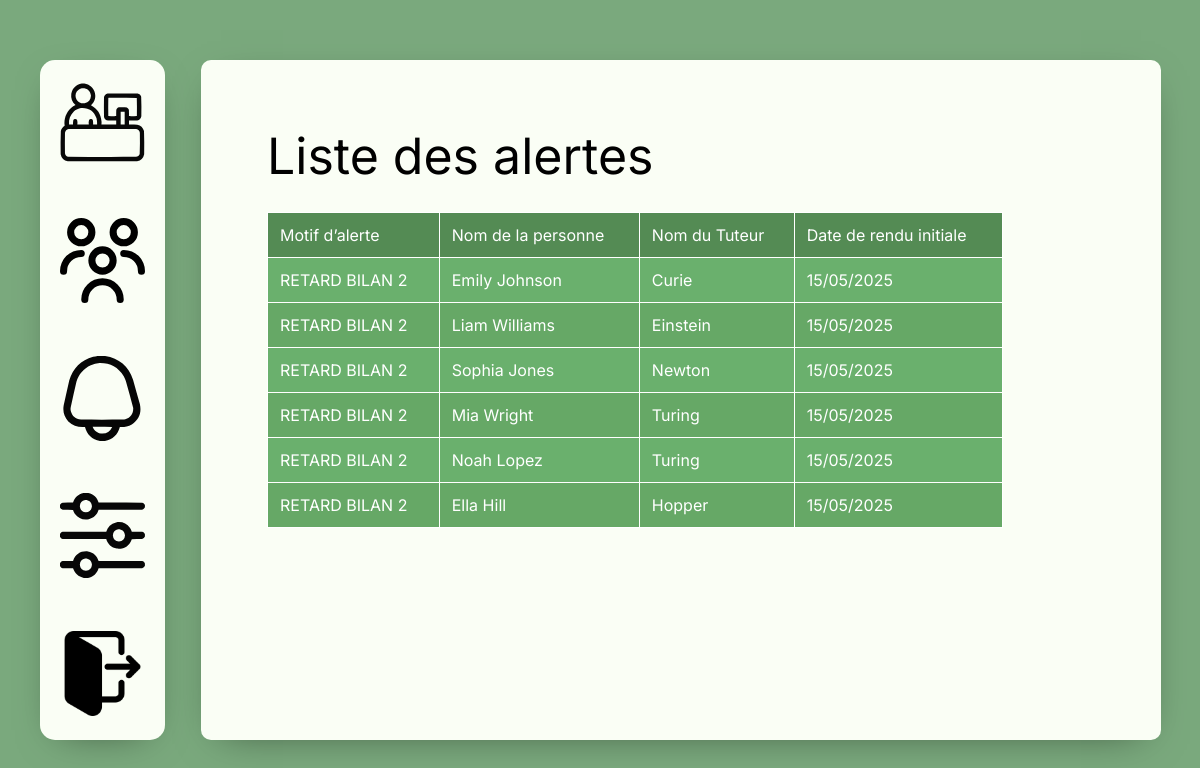
Page /MVC/Controller/AdministrateurController.php?action=alerte (signed in) on the committed database.
### tables this page shows
CREATE TABLE Etudiant (
    etu_id INT AUTO_INCREMENT,
    etu_nom VARCHAR(50) NOT NULL,
    etu_pre VARCHAR(50) NOT NULL,
    etu_mdp VARCHAR(50) NOT NULL,
    etu_tel VARCHAR(10) NOT NULL,
    etu_email VARCHAR(100) NOT NULL,
    etu_adr VARCHAR(100) NOT NULL,
    etu_cp VARCHAR(100) NOT NULL,
    etu_ville VARCHAR(100) NOT NULL,
    spe_id INT,
    classe_id INT,
    tut_id INT,
    ent_id INT,
    maitre_appr_id INT,
    FOREIGN KEY (maitre_appr_id) REFERENCES MaitreApprentissage(maitre_appr_id),
    FOREIGN KEY (spe_id) REFERENCES Specialite(spe_id),
    FOREIGN KEY (classe_id) REFERENCES Classe(classe_id),
    FOREIGN KEY (tut_id) REFERENCES Tuteur(tut_id),
    FOREIGN KEY (ent_id) REFERENCES Entreprise(ent_id),
    CONSTRAINT etudiant_pk PRIMARY KEY(etu_id)
);

CREATE TABLE Tuteur (
    tut_id INT AUTO_INCREMENT,
    tut_pre VARCHAR(50) NOT NULL,
    tut_nom VARCHAR(50) NOT NULL,
    tut_mdp VARCHAR(50) NOT NULL,
    tut_tel VARCHAR(10) NOT NULL,
    tut_email VARCHAR(100) NOT NULL,
    tut_nb_etu_actu INT NOT NULL,
    CONSTRAINT tuteur_pk PRIMARY KEY(tut_id)
);

### MVC/DAO/DAO.php (called while the page is built, shortened)
<?php
abstract class DAO {
public function __construct(PDO $connect) {
$this->bdd = $connect;
}
}
?>

### MVC/DAO/AlerteDAO.php (called while the page is built, shortened)
<?php
require_once 'EtduiantDAO.php';
require_once 'DAO.php';
class AlerteDAO extends DAO
{
    public function find(int $id): object
    {
        $result = null;
        $query = "SELECT * FROM Alerte WHERE alerte_id = :alerte_id";
        $stmt = $this->bdd->prepare($query);
        $r = $stmt->execute([
            "alerte_id" => $id
        ]);
        if ($r !== false) {
            $row = ($tmp = $stmt->fetch(PDO::FETCH_ASSOC)) ? $tmp : null;
            if (!is_null($row)) {
                $result = new Alerte($row['alerte_id'],new DateTime($row['alerte_date_visite_entreprise'])  , new DateTime($row['alerte_date_sujet_memoire']) , new DateTime($row['alerte_date_note_bilan2']) );
            }
        }
        return $result;
    }
    public function getAllAl2ByTut(Tuteur $tut): ?array {
        $result = [];
        $al1 = $this->find(1);
        $dateOjd = new DateTime();
        if ($al1->getDateSujMemoire() < $dateOjd) {
            $etuDAO = new EtduiantDAO($this->bdd);
            $mesEtu = $etuDAO->getAllEtuByTut($tut);
            foreach ($mesEtu as $et) {
                $bilan = $et->getMesBilan2();
                foreach ($bilan as $bil) {
                    if (is_null($bil->getRemBil())) {
                        $result[] = $et;
                    }
                }
            }
        }
        return $result;
    }
    public function getAllall1(): ?array {
        $result = [];
        $tutDAO = new TuteurDAO($this->bdd);
        $tuts = $tutDAO->getAll();
        return $result;
    }
    public function getAllall2(): ?array {
        $result = [];
        $tutDAO = new TuteurDAO($this->bdd);
        $tuts = $tutDAO->getAll();
        if ($tuts) {
            foreach ($tuts as $tut) {
                $mesEtu = $this->getAllAl2ByTut($tut);
                foreach ($mesEtu as $et) {
                    $result[] = $et;
                }
            }
        }
        return $result;
    }
}

### MVC/DAO/TuteurDAO.php (called while the page is built, shortened)
<?php
require_once 'DAO.php';
class TuteurDAO extends DAO {
    public function find(int $id): object
    {
        $result = null;
        $query = "SELECT * FROM Tuteur WHERE tut_id = :tut_id";
        $stmt = $this->bdd->prepare($query);
        $r = $stmt->execute([
            "tut_id" => $id
        ]);
        if ($r !== false) {
            $row = ($tmp = $stmt->fetch(PDO::FETCH_ASSOC)) ? $tmp : null;
            if (!is_null($row)) {
                $result = new Tuteur($row['tut_tel'],$row['tut_nb_etu_actu'], $row['tut_id'], $row['tut_nom'],$row['tut_pre'],$row['tut_email'],$row['tut_mdp']);
            }
        }
        return $result;
    }
    public function getAll(): array
    {
        $query = "SELECT * FROM Tuteur";
        $stmt = $this->bdd->query($query);
        if ($stmt) {
            $stmt->setFetchMode(PDO::FETCH_ASSOC);
            foreach ($stmt as $row) {
                $result[]  = new Tuteur($row['tut_tel'],$row['tut_nb_etu_actu'], $row['tut_id'], $row['tut_nom'],$row['tut_pre'],$row['tut_email'],$row['tut_mdp']);
            }
        } else {
            $result = [null] ;
        }
        return $result;
    }
}

### MVC/BO/Alerte.php (called while the page is built, shortened)
<?php
class Alerte
{
    private ?DateTime $dateSujMemoire;
    private ?DateTime $datLimBil2;
    public function __construct(int $idAl, ?DateTime $dateVisiteEnt, ?DateTime $dateSujMemoire, ?DateTime $datLimBil2)
    {
        $this->dateSujMemoire = $dateSujMemoire;
        $this->datLimBil2 = $datLimBil2;
    }
    public function getDateSujMemoire(): DateTime
    {
        return $this->dateSujMemoire;
    }
    public function getDatLimBil2(): DateTime
    {
        return $this->datLimBil2;
    }
}

### MVC/DAO/EtduiantDAO.php (called while the page is built, shortened)
<?php
require_once 'DAO.php';
class EtduiantDAO extends DAO
{
    public function getAllEtuByTut(Tuteur $tut) : ?array {
        $result = [];
        $bil1DAO = new Bilan1DAO($this->bdd);
        $bil2DAO = new Bilan2DAO($this->bdd);
        $query = "SELECT * FROM Etudiant WHERE tut_id = :tut_id";
        $stmt = $this->bdd->prepare($query);
        $r = $stmt->execute([
            "tut_id" => $tut->getIdUti()
        ]);
        if ($r) {
            $stmt->setFetchMode(PDO::FETCH_ASSOC);
            foreach ($stmt as $row) {
                $tuteur = null;
                if (isset($row['tut_id'])) {
                    $tuteurModel = new TuteurDAO($this->bdd);
                    $tuteur = $tuteurModel->find($row['tut_id']);
                }else{
                    $tuteur = null;
                }
                $entreprise = null;
                if (isset($row['ent_id'])) {
                    $entrepriseModel = new EntrepriseDAO($this->bdd);
                    $entreprise = $entrepriseModel->find($row['ent_id']);
                }
                else{
                    $entreprise = null;
                }
                $specialite = null;
                if (isset($row['spe_id'])) {
                    $specialiteModel = new SpecialiteDAO($this->bdd);
                    $specialite = $specialiteModel->find($row['spe_id']);
                }
                else{
                    $specialite = null;
                }
                $classe = null;
                if (isset($row['classe_id'])) {
                    $classeModel = new ClasseDAO($this->bdd);
                    $classe = $classeModel->find($row['classe_id']);
                }
                else{
                    $classe = null;
                }
                $maitreappre = null;
                if (isset($row['maitre_appr_id'])) {
                    $maitreappreModel = new MaitreApprentissageDAO($this->bdd);
                    $maitreappre = $maitreappreModel->find($row['maitre_appr_id']);
                }
                else{
                    $maitreappre = null;
                }
                $res = new Etudiant($tuteur,$specialite,$classe,$maitreappre,$entreprise,$row['etu_id'],$row['etu_nom'],$row['etu_pre'],$row['etu_email'],$row['etu_mdp'],$row['etu_tel'],$row['etu_adr'],$row['etu_cp'],$row['etu_ville']);
                $bil1 = $bil1DAO->getallBilan1ByEleve($res);
                $res->setMesBilan1($bil1);
                $bil2 = $bil2DAO->getallBilan2ByEleve($res);
                $res->setMesBilan2($bil2);
                $result[] = $res;
            }
        } else {
            $result = [null] ;
        }
        return $result;
    }
}

### MVC/BO/Utilisateur.php (called while the page is built, shortened)
<?php
abstract class Utilisateur
{
    protected int $idUti;
    public function __construct(int $idUti, string $nomUti, string $prenomUti, string $emailUti, string $mdpUti)
    {
        $this->idUti = $idUti;
    }
    public function getIdUti(): int
    {
        return $this->idUti;
    }
}

### MVC/DAO/EntrepriseDAO.php (called while the page is built, shortened)
<?php
require_once 'DAO.php';
class EntrepriseDAO extends DAO
{
    public function find(int $id): object
    {
        $result = null;
        $query = "SELECT * FROM Entreprise WHERE ent_id = :ent_id";
        $stmt = $this->bdd->prepare($query);
        $r = $stmt->execute([
            "ent_id" => $id
        ]);
        if ($r !== false) {
            $row = ($tmp = $stmt->fetch(PDO::FETCH_ASSOC)) ? $tmp : null;
            if (!is_null($row)) {
                $result = new Entreprise($row['ent_id'],$row['ent_nom'], $row['ent_adr'], $row['ent_cp'], $row['ent_ville']);
            }
        }
        return $result;
    }
}

### MVC/DAO/SpecialiteDAO.php (called while the page is built, shortened)
<?php
require_once 'DAO.php';
class SpecialiteDAO extends DAO
{
    public function find(int $id): object
    {
        $result = null;
        $query = "SELECT * FROM Specialite WHERE spe_id = :spe_id";
        $stmt = $this->bdd->prepare($query);
        $r = $stmt->execute([
            "spe_id" => $id
        ]);
        if ($r !== false) {
            $row = ($tmp = $stmt->fetch(PDO::FETCH_ASSOC)) ? $tmp : null;
            if (!is_null($row)) {
                $result = new Specialite($row['spe_id'],$row['spe_nom']);
            }
        }
        return $result;
    }
}

### MVC/DAO/ClasseDAO.php (called while the page is built, shortened)
<?php
require_once 'DAO.php';
class ClasseDAO extends DAO
{
    public function find(int $id): object
    {
        $result = null;
        $query = "SELECT * FROM Classe WHERE classe_id = :classe_id";
        $stmt = $this->bdd->prepare($query);
        $r = $stmt->execute([
            "classe_id" => $id
        ]);
        if ($r !== false) {
            $row = ($tmp = $stmt->fetch(PDO::FETCH_ASSOC)) ? $tmp : null;
            if (!is_null($row)) {
                $result = new Classe($row['classe_id'], $row['classe_nom']);
            }
        }
        return $result;
    }
}

### MVC/DAO/MaitreApprentissageDAO.php (called while the page is built, shortened)
<?php
require_once "../DAO/EntrepriseDAO.php";
require_once 'DAO.php';
class MaitreApprentissageDAO extends DAO
{
    public function find(int $id): object
    {
        $result = null;
        $query = "SELECT * FROM MaitreApprentissage WHERE maitre_appr_id = :maitre_appr_id";
        $stmt = $this->bdd->prepare($query);
        $r = $stmt->execute([
            "maitre_appr_id" => $id
        ]);
        if ($r !== false) {
            $row = ($tmp = $stmt->fetch(PDO::FETCH_ASSOC)) ? $tmp : null;
            if (!is_null($row)) {
                $entreprise = null;
                if (isset($row['ent_id'])) {
                    $entrepriseModel = new EntrepriseDAO($this->bdd);
                    $entreprise = $entrepriseModel->find($row['ent_id']);
                }
                $result = new MaitreApprentissage($row['maitre_appr_id'],$row['maitre_appr_nom'], $row['maitre_appr_pre'],$row['maitre_appr_tel'],$row['maitre_appr_email'],$entreprise);
            }
        }
        return $result;
    }
}

### MVC/Views/PageListeAlerteAdmin.php (the view, shortened to what this page needs)
<!DOCTYPE html>
<html lang="fr">
<head>
    <link rel="stylesheet" href="../Style/Style.css">
    <link rel="stylesheet" href="../Style/reset.css">
</head>
<body>
<div class="MainContainer">
    <div class="Subtitle">
        <h2>Liste des alertes</h2>
    </div>
    <div class="TablePage">
        <table>
            <thead>
            <tr>
                <th>Motif d’alerte</th>
                <th>Nom de la personne</th>
                <th>Nom du Tuteur</th>
                <th>Date de rendu initiale</th>
            </tr>
            </thead>
            <tbody>
            <?php if (!empty($alerte) || (!empty($alerte3)) ||(!empty($alerte2))||(!empty($alerteDATE)) ) : ?>
                <?php foreach ($alerte2 as $etudiant) : ?>
                    <tr>
                        <td>RETARD BILAN 2</td>
                        <td><?= htmlspecialchars($etudiant->getPrenomUti())?> <?= htmlspecialchars($etudiant->getNomUti())?></td>
                        <td><?= htmlspecialchars($etudiant->getMonTuteur()->getNomUti())?></td>
                        <td><?= ($alerteDATE->getDatLimBil2())->format('d/m/Y')?></td>
                    </tr>
                <?php endforeach; ?>
            <?php else : ?>
                <tr>
                    <td colspan="4">Aucune alerte trouvé.</td>
                </tr>
            <?php endif; ?>
            </tbody>
        </table>
    </div>
</div>
</body>
</html>

### MVC/Style/Style.css (style rules this page uses)
:root { --theme-1: #7aa97d; --theme-2: #FAFEF5; }
body { height: 100vh; display: flex; align-items: center; background: var(--theme-1); font-family: Inter; }
.MainContainer { background: var(--theme-2); display: flex; justify-content: space-between; padding: 20px 20px 20px 20px; border-radius: 10px; position: relative; height: 85%; width: 80%; margin-left: 3%; box-shadow: 0 10px 40px -20px #00000091; flex-direction: column; overflow: hidden; gap: 1%; }
.Subtitle { margin-top: 5%; margin-left: 5%; font-family: Inter; font-size: 50px; }

### rows in the picture
etudiant: etu_pre "Emily", etu_nom "Johnson", tut.tut_nom "Curie"
etudiant: etu_pre "Liam", etu_nom "Williams", tut.tut_nom "Einstein"
etudiant: etu_pre "Sophia", etu_nom "Jones", tut.tut_nom "Newton"
etudiant: etu_pre "Mia", etu_nom "Wright", tut.tut_nom "Turing"
etudiant: etu_pre "Noah", etu_nom "Lopez", tut.tut_nom "Turing"
etudiant: etu_pre "Ella", etu_nom "Hill", tut.tut_nom "Hopper"
